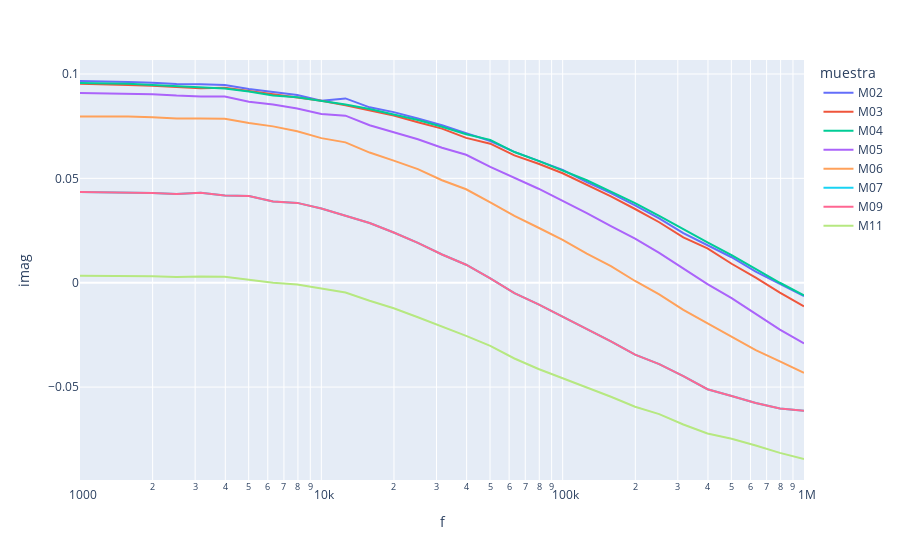

The code cell stored with this chart in its notebook:
### Code cell
import plotly.express as px
px.line(exp1.dznorm,x='f',y='imag',color='muestra',log_x=True)
